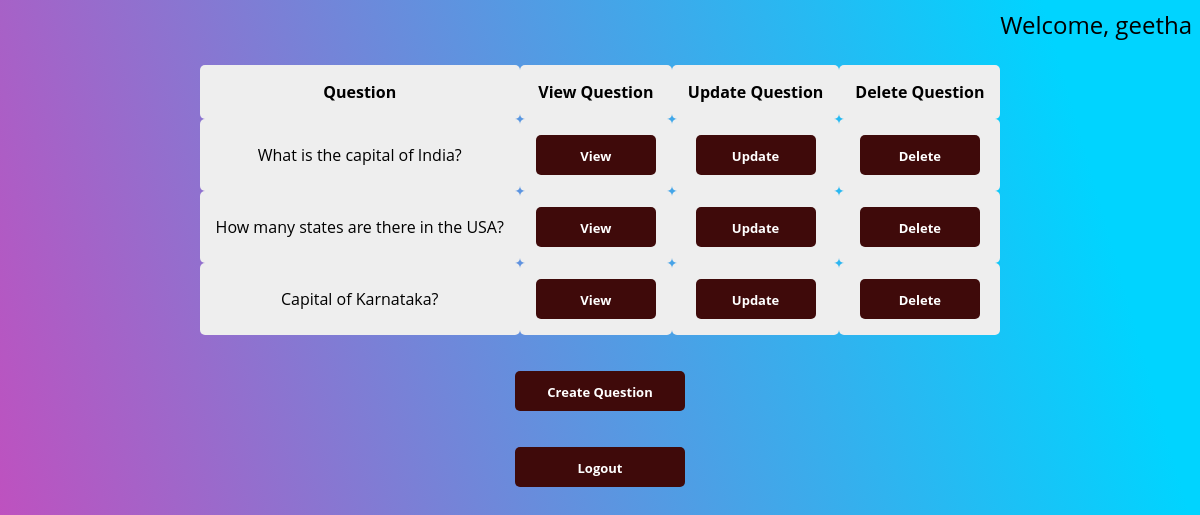
The app's page /teacher/ (signed in) with its own data.
### user/models.py (models this page shows)
class User(AbstractUser):
    is_student=models.BooleanField(default=False)
    is_teacher=models.BooleanField(default=False)

### teacher/models.py (models this page shows, shortened)
class Question(models.Model):
    question = models.TextField(max_length=200)
    answer = models.TextField(max_length=200)
    user = models.ForeignKey(Teacher,on_delete=models.CASCADE,null=True)
    q_subject = models.CharField(max_length=25,null=True,blank=True,choices = SUBJECT_CHOICES)

### teacher/views.py (the view)
# urls.py: path('',TeacherHomeView.as_view(),name='teacher'),
class TeacherHomeView(LoginRequiredMixin,ListView):
    model = Question
    context_object_name="questions"
    template_name='teacher/teacher.html'
    login_url='/login'
    def get_queryset(self):
        try:
            u=Teacher.objects.get(user=self.request.user)
            subject=u.t_subject
        except Teacher.DoesNotExist:
            u=None
            subject=u.t_subject
        return Question.objects.filter(q_subject=subject)

### teacher/templates/teacher/teacher.html
{% extends 'base.html' %}
{% block content%}
<p class="teacher-p">Welcome, {{user.username}} </p>
<table class="teacher-main-table">
        <tr>
                <th>Question</th>
                <th>View Question</th>
                <th>Update Question</th>
                <th>Delete Question</th>
        </tr>
        {% for a in questions %}
        <tr>
                <td>{{a.question}}</td>
                <td><a class="teacher-list-button" href="{% url 'teacher.detail' pk=a.id %}">View</a></td>
                <td><a class="teacher-list-button" href="{% url 'teacher.update' pk=a.id %}">Update</a></td>
                <td><a class="teacher-list-button" href="{% url 'teacher.delete' pk=a.id %}">Delete</a></td>
        </tr>
        {% endfor %}
</table>
<br><br>
<a class="teacher-button" href="{% url 'teacher.create'%}">Create Question</a>
<br><br>
<a class="teacher-button" href="{% url 'logout'%}">Logout</a>
{% endblock %}

### static/css/style.css (style rules this page uses)
body { text-align: center; background: linear-gradient(74deg, rgba(2, 0, 36, 1) 0%, rgba(187, 16, 166, 0.7652310924369747) 0%, rgba(0, 212, 255, 1) 89%); }
.teacher-p { text-align: right; font-family: 'Open Sans', sans-serif; font-size: x-large; }
.teacher-main-table { border-collapse: collapse; margin: auto; font-family: 'Open Sans', sans-serif; font-size-adjust: initial; }
.teacher-main-table td, th { padding: 1rem; text-align: center; border-radius: 5px; }
.teacher-main-table tr { background: #eee; }
.teacher-button { display: block; width: 150px; height: 20px; background: #3f0a0a; padding: 10px; text-align: center; border-radius: 5px; color: white; font-weight: bold; line-height: 22px; text-decoration: none; font-size: small; font-family: 'Open Sans', sans-serif; margin: auto; }
.teacher-list-button { display: block; width: 100px; height: 20px; background: #3f0a0a; padding: 10px; text-align: center; border-radius: 5px; color: white; font-weight: bold; line-height: 22px; text-decoration: none; font-size: small; font-family: 'Open Sans', sans-serif; margin: auto; }

### records on screen
User: username "geetha"
Question: question "What is the capital of India?"
Question: question "How many states are there in the USA?"
Question: question "Capital of Karnataka?"
